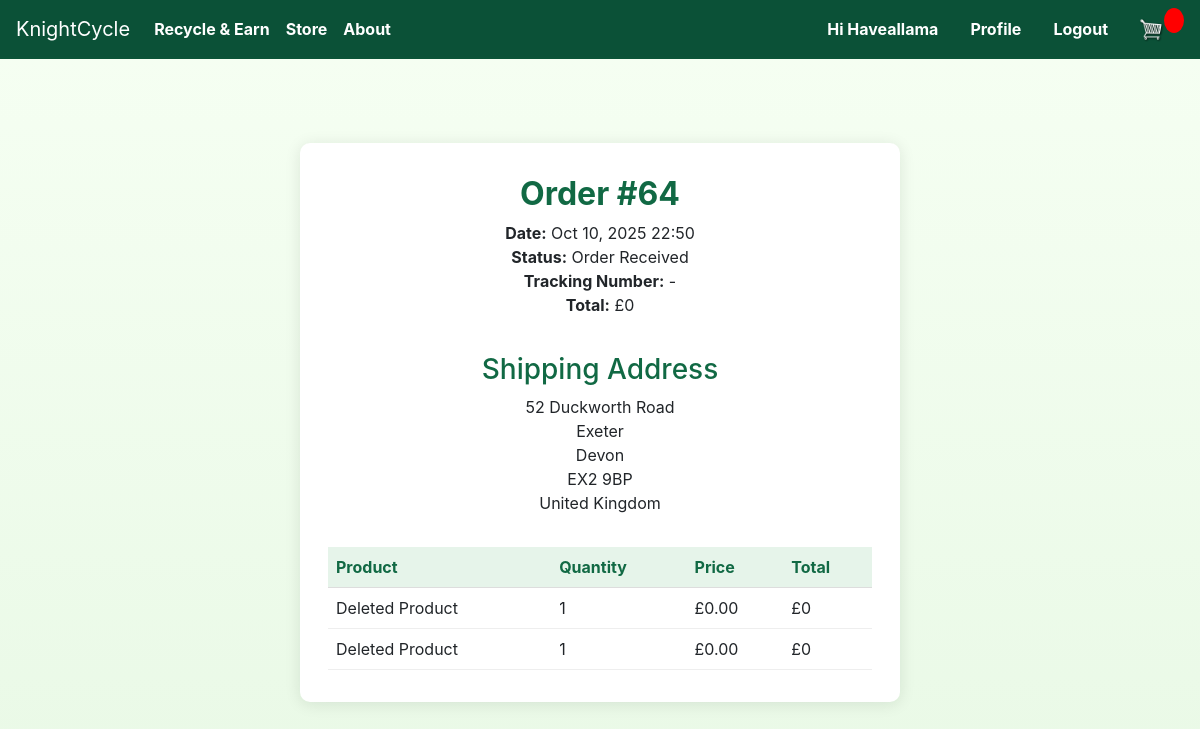
Before: /store/order/64/ (signed in) with the older database file.
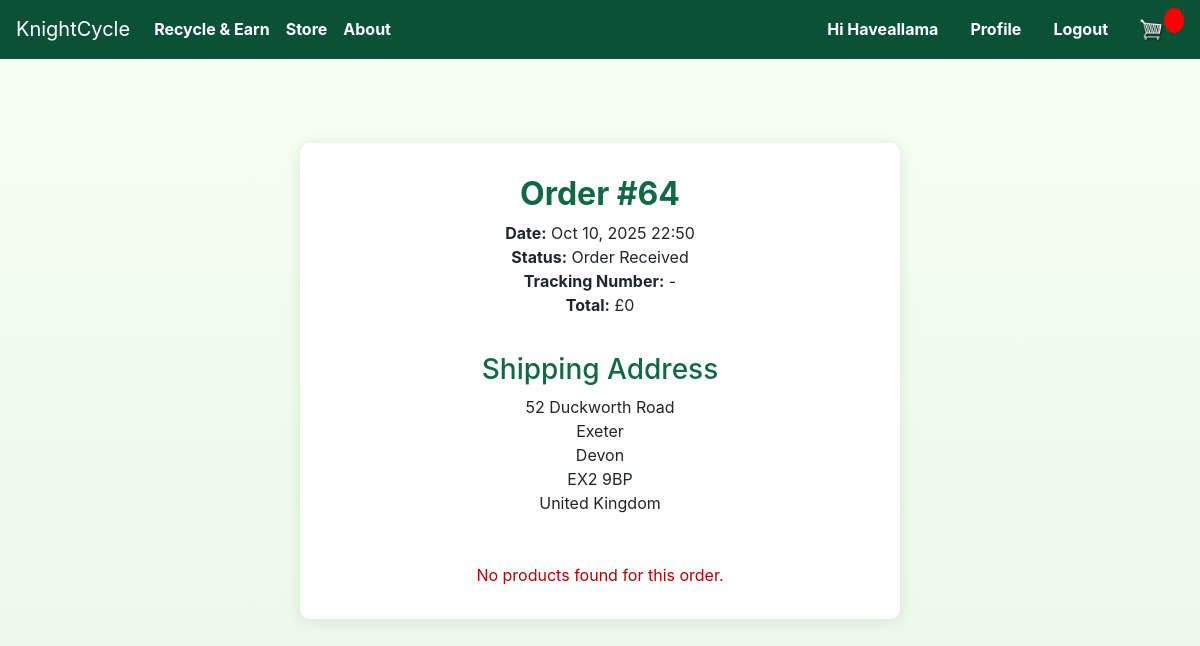
After: the same page with the newer database file.
### store/models.py (models this page shows, shortened)
class Order(models.Model):
	customer = models.ForeignKey(Customer, on_delete=models.SET_NULL, null=True, blank=True)
	date_ordered = models.DateTimeField(auto_now_add=True)
	STATUS_CHOICES = [
		('Order Received', 'Order Received'),
		('Processing', 'Processing'),
		('Order Shipped', 'Order Shipped'),
	]
	status = models.CharField(max_length=32, choices=STATUS_CHOICES, default='Order Received')
	tracking_number = models.CharField(max_length=64, blank=True, null=True)
	transaction_id = models.CharField(max_length=100, null=True)
	@property
	def get_cart_total(self):
		orderitems = self.orderitem_set.all()
		total = sum([item.get_total for item in orderitems])
		return total

class OrderItem(models.Model):
	product = models.ForeignKey(Product, on_delete=models.SET_NULL, null=True)
	order = models.ForeignKey(Order, on_delete=models.SET_NULL, null=True)
	quantity = models.IntegerField(default=0, null=True, blank=True)
	date_added = models.DateTimeField(auto_now_add=True)
	@property
	def get_total(self):
		if self.product:
			return self.product.price * self.quantity
		return 0

class ShippingAddress(models.Model):
    customer = models.ForeignKey(Customer, on_delete=models.SET_NULL, null=True)
    order = models.ForeignKey(Order, on_delete=models.SET_NULL, null=True)
    address = models.CharField(max_length=200)
    city = models.CharField(max_length=200)
    county = models.CharField(max_length=200)
    postcode = models.CharField(max_length=20)
    country = models.CharField(max_length=100, default="Unknown")
    is_saved = models.BooleanField(default=False)
    date_added = models.DateTimeField(auto_now_add=True)

### store/views.py (the view, shortened to what this page needs)
# urls.py: path('order/<int:order_id>/', views.order_detail, name='order_detail'),
def order_detail(request, order_id):
    if not request.user.is_authenticated:
        return render(request, 'pages/login.html', {'error': 'Please log in to view order details.'})
    customer = getattr(request.user, 'customer', None)
    order = None
    items = []
    address_obj = None
    if customer:
        order = Order.objects.filter(customer=customer, id=order_id).first()
        if order:
            items = order.orderitem_set.all()
            address_obj = order.shippingaddress_set.first()
    if not order:
        return render(request, 'pages/order_detail.html', {'order': None, 'items': []})
    return render(request, 'pages/order_detail.html', {'order': order, 'items': items})

### templates/pages/order_detail.html
{% extends 'store/main.html' %}
{% block content %}
<div class="profile-container" style="max-width:600px;margin:60px auto;padding:32px 28px;background:#fff;border-radius:10px;box-shadow:0 2px 16px rgba(0,32,16,0.10);">
  <h2 style="color:#116944;text-align:center;font-weight:700;">Order #{{ order.id }}</h2>
  <div style="margin-bottom:12px;text-align:center;">
    <strong>Date:</strong> {{ order.date_ordered|date:'M d, Y H:i' }}<br>
  <strong>Status:</strong> {{ order.status }}<br>
  <strong>Tracking Number:</strong> {% if order.tracking_number %}{{ order.tracking_number }}{% else %}-{% endif %}<br>
    <strong>Total:</strong> £{{ order.get_cart_total }}
  </div>
  <div style="display:flex;justify-content:center;">
    <div>
      <h3 style="color:#116944;margin-top:24px;text-align:center;">Shipping Address</h3>
      {% if order and order.shippingaddress_set.exists %}
        {% with address=order.shippingaddress_set.first %}
          <div style="margin-bottom:24px;text-align:center;">
            <div>{{ address.address }}</div>
            <div>{{ address.city }}</div>
            <div>{{ address.county }}</div>
            <div>{{ address.postcode }}</div>
            <div>{{ address.country }}</div>
          </div>
        {% endwith %}
      {% else %}
        <div style="color:#b30000;text-align:center;margin-bottom:24px;">No shipping address found for this order.</div>
      {% endif %}
    </div>
  </div>
  {% if items %}
    <table style="width:100%;margin-top:8px;border-collapse:collapse;">
      <thead>
        <tr style="background:#e6f4ea;color:#116944;font-weight:600;">
          <th style="padding:8px;border-bottom:1px solid #ddd;">Product</th>
          <th style="padding:8px;border-bottom:1px solid #ddd;">Quantity</th>
          <th style="padding:8px;border-bottom:1px solid #ddd;">Price</th>
          <th style="padding:8px;border-bottom:1px solid #ddd;">Total</th>
        </tr>
      </thead>
      <tbody>
        {% for item in items %}
        <tr>
          <td style="padding:8px;border-bottom:1px solid #eee;">{% if item.product %}{{ item.product.name }}{% else %}Deleted Product{% endif %}</td>
          <td style="padding:8px;border-bottom:1px solid #eee;">{{ item.quantity }}</td>
          <td style="padding:8px;border-bottom:1px solid #eee;">£{% if item.product %}{{ item.product.price }}{% else %}0.00{% endif %}</td>
          <td style="padding:8px;border-bottom:1px solid #eee;">£{{ item.get_total }}</td>
        </tr>
        {% endfor %}
      </tbody>
    </table>
  {% else %}
    <div style="color:#b30000;text-align:center;margin-top:24px;">No products found for this order.</div>
  {% endif %}
</div>
{% endblock %}

### store/templates/store/main.html (shortened to what this page needs)
<!DOCTYPE html>
{% load static %}
<html>
    <head>
        <link rel="stylesheet" href="https://stackpath.bootstrapcdn.com/bootstrap/4.4.1/css/bootstrap.min.css">
        <link rel="stylesheet" type="text/css" href="{% static 'css/main.css' %}">
    </head>
    <body>
    <nav class="navbar navbar-expand-lg navbar-dark navbar-eco">
    <a class="navbar-brand" href="{% url 'home' %}">KnightCycle</a>
    <div class="collapse navbar-collapse" id="navbarSupportedContent">
        <ul class="navbar-nav mr-auto">
        <li class="nav-item active">
             <a class="nav-link" href="{% url 'send_waste' %}">Recycle & Earn <span class="sr-only">(current)</span></a>
        </li>
        <li class="nav-item active">
            <a class="nav-link" href="{% url 'store:store' %}">Store <span class="sr-only">(current)</span></a>
        </li>
        <li class="nav-item active">
            <a class="nav-link" href="{% url 'about' %}">About <span class="sr-only">(current)</span></a>
        </li>
        </ul>
        <div class="form-inline my-2 my-lg-0">
                        {% if user.is_authenticated %}
                            <span class="nav-link greeting">Hi {{ user.username }}</span>
                            <a class="nav-link" href="{% url 'store:profile' %}">Profile</a>
                            <a class="nav-link" href="{% url 'store:logout' %}">Logout</a>
                        {% else %}
                            <a class="nav-link" href="{% url 'store:login' %}">Login <span class="sr-only">(current)</span></a>
                        {% endif %}
            <a href="{% url 'store:cart' %}">
                <img  id="cart-icon" src="{% static 'images/cart.png' %}">
            </a>
            <p id="cart-total">{{cartItems}}</p>
        </div>
    </div>
    </nav>
    <div class="container">
        <br>
        {% block content %}
        {% endblock %}
    </div>
    </body>
</html>

### static/css/main.css (style rules this page uses)
body { background: linear-gradient(180deg,#f6fff3,#e9f9e6); }
#cart-icon { width:25px; display: inline-block; margin-left: 15px; }
#cart-total { display: block; text-align: center; color:#fff; background-color: red; width: 20px; height: 25px; border-radius: 50%; font-size: 14px; }
.navbar-eco { background-color: #0b5137 !important; border-bottom: 2px solid rgba(15,107,59,0.08); }
.navbar-eco .navbar-brand, .navbar-eco .nav-link, .navbar-eco .navbar-toggler-icon { color: #ffffff !important; }
html, body { min-height: 100% !important; height: auto !important; overflow-y: auto !important; overflow-x: hidden; }
html { overflow-y: scroll !important; }
html { scroll-behavior: smooth; }

### store/templates/store/main.html (style rules this page uses)
.navbar-eco .nav-link, .navbar-eco .nav-link.greeting { font-weight: 700 !important; color: #fff !important; opacity: 1 !important; }

Changed rows visible on the page:
removed OrderItem: shows "Deleted Product", quantity "1", shows "0.00", get_total "0"
removed OrderItem: shows "Deleted Product", quantity "1", shows "0.00", get_total "0"
Other visible differences:
text no longer shown: "Product Quantity Price Total"
text now shown: "No products found for this order."
